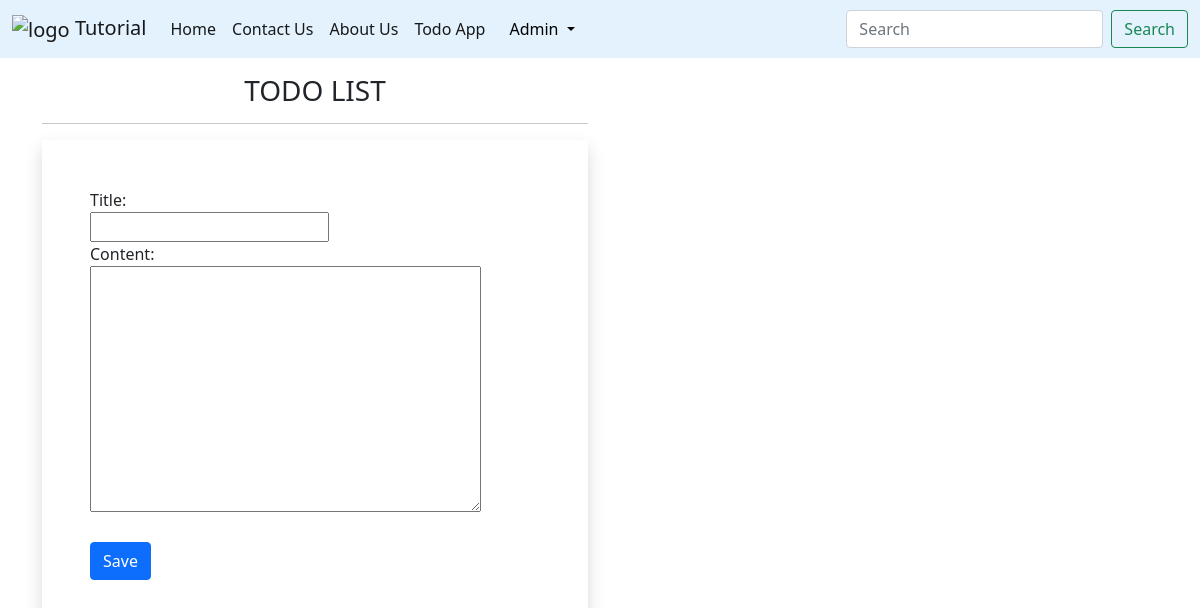
The app's page /todo/ (signed in), older data.
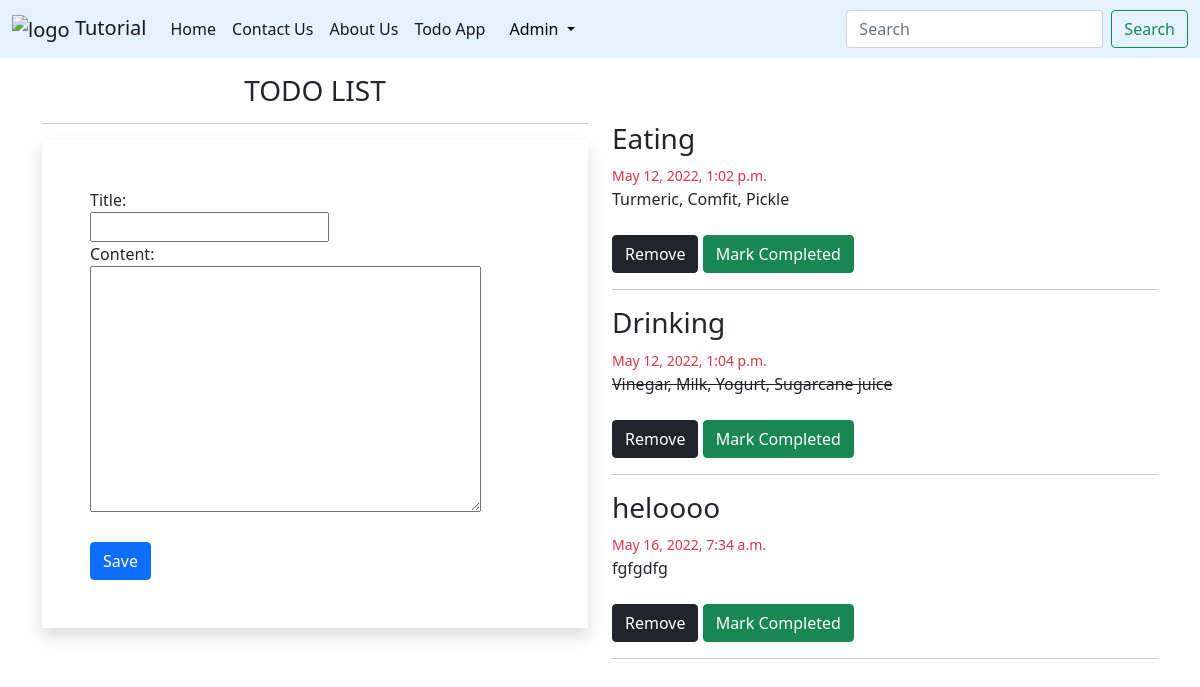
The same page, newer data.
### tutorial/models.py (models this page shows, shortened)
class ToDo(models.Model):
    user = models.ForeignKey(
        User, on_delete=models.CASCADE, null=True, blank=True)
    title = models.CharField(max_length=30)
    content = models.TextField(max_length=1000)
    published_date = models.DateTimeField(default=timezone.now)
    completed = models.BooleanField(default=False)

### tutorial/views.py (the view, shortened to what this page needs)
# urls.py: path('todo/', todo_app, name='todo-app'),
@login_required(login_url='/login/')
def todo_app(request):
    item_list = ToDo.objects.filter(user=request.user)
    if request.user.is_authenticated:
        form = TodoForm()
        return render(request, 'todo.html', {
            "forms": form,
            "list": item_list,
            "title": "TODO LIST",
        })

### tutorial/forms.py
class TodoForm(forms.ModelForm):
    class Meta:
        model = ToDo
        fields = ['title', 'content']

### tutorial/templates/todo.html (shortened to what this page needs)
{% extends 'base.html' %} {% load static %}  {% block content %}
<div class="container">
    <div class="row my-3">
        <div class=" col-sm-6 ">
            <h3 class="text-center">{{title}}</h3>
            <hr>
            <form action="" method="post" novalidate class="shadow p-5">
                {% for fm in forms %}
                <div class="form-group">
                    {{fm.label_tag}}
                    <br>{{fm}}
                    <small class="text-danger">{{fm.errors|striptags}}</small><br>
                </div>
                {% endfor %}
                <input type="submit" value="Save" class="btn btn-primary mt-4"> <br>
            </form>
        </div>
    </div>
    <div class="col-sm-6 my-5" style="float: right;">
        {% for l in list %}
        <h3>{{l.title}}</h3>
        <small class="text-danger">{{l.published_date}}</small><br>
        {% if l.completed %}
            <strike><span>{{l.content}}</span></strike>
        {% else %}
            <span>{{l.content}}</span>
        {% endif %}
        <br><br>
        <a href="{% url 'del-todo' l.id %}"><button type="button" class="btn btn-dark">Remove</button></a>
        <a href="{% url 'mark-completed' l.id %}"><button type="button" class="btn btn-success">Mark Completed</button></a>
        <hr>
        {% endfor %}
    </div>
</div>
{% endblock content %}

Row changes from the older to the newer data that the page shows:
now on this page (row edited): ToDo: title "Eating", published_date "May 12, 2022, 1:02 p.m.", content "Turmeric, Comfit, Pickle"
now on this page (row edited): ToDo: title "Drinking", published_date "May 12, 2022, 1:04 p.m.", content "Vinegar, Milk, Yogurt, Sugarcane juice"
added ToDo: title "heloooo", published_date "May 16, 2022, 7:34 a.m.", content "fgfgdfg"
